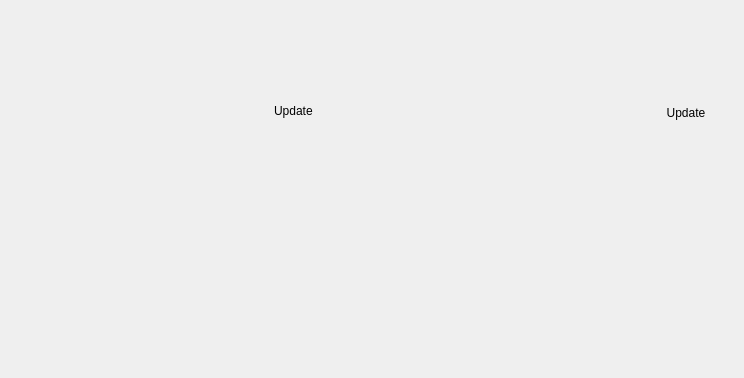
<?xml version="1.0" encoding="UTF-8"?>
<ui version="4.0">
 <class>aboutWidget</class>
 <widget class="QWidget" name="aboutWidget">
  <property name="geometry">
   <rect>
    <x>0</x>
    <y>0</y>
    <width>744</width>
    <height>360</height>
   </rect>
  </property>
  <property name="windowTitle">
   <string>Dialog</string>
  </property>
  <property name="styleSheet">
   <string notr="true"> QScrollBar:vertical {
     border: 1px solid #999999;
     background: white;
     width: 12px;
     margin: 5px 0 5px 2;
 }
 QScrollBar::handle:vertical {
     background: #777777;
     min-height: 12px;
 }
 QScrollBar::add-line:vertical {
     border: none;
     background: none;
     height: 0px;
     subcontrol-position: bottom;
     subcontrol-origin: margin;
 }

 QScrollBar::sub-line:vertical {
     border: none;
     background: none;
     height: 0px;
     subcontrol-position: top;
     subcontrol-origin: margin;
 }
 QScrollBar::up-arrow:vertical, QScrollBar::down-arrow:vertical {
     border: none;
     width: 0px;
     height: 0px;
     background: none;
 }

 QScrollBar::add-page:vertical, QScrollBar::sub-page:vertical {
     background: none;
 }</string>
  </property>
  <layout class="QVBoxLayout" name="verticalLayout">
   <property name="spacing">
    <number>0</number>
   </property>
   <property name="margin">
    <number>0</number>
   </property>
   <item>
    <widget class="QFrame" name="horizontalFrame">
     <property name="sizePolicy">
      <sizepolicy hsizetype="Minimum" vsizetype="MinimumExpanding">
       <horstretch>0</horstretch>
       <verstretch>0</verstretch>
      </sizepolicy>
     </property>
     <layout class="QGridLayout" name="gridLayout">
      <item row="2" column="2" rowspan="4">
       <widget class="QStackedWidget" name="stackedWidget">
        <property name="sizePolicy">
         <sizepolicy hsizetype="Preferred" vsizetype="MinimumExpanding">
          <horstretch>10</horstretch>
          <verstretch>10</verstretch>
         </sizepolicy>
        </property>
        <property name="lineWidth">
         <number>0</number>
        </property>
        <property name="currentIndex">
         <number>0</number>
        </property>
        <widget class="QWidget" name="blablaPage">
         <property name="sizePolicy">
          <sizepolicy hsizetype="Preferred" vsizetype="MinimumExpanding">
           <horstretch>0</horstretch>
           <verstretch>0</verstretch>
          </sizepolicy>
         </property>
         <layout class="QVBoxLayout" name="verticalLayout_2">
          <property name="margin">
           <number>0</number>
          </property>
          <item>
           <widget class="QWidget" name="update" native="true">
            <layout class="QHBoxLayout" name="updateLayout">
             <item>
              <widget class="QLabel" name="UpdateLabel">
               <property name="sizePolicy">
                <sizepolicy hsizetype="MinimumExpanding" vsizetype="Minimum">
                 <horstretch>0</horstretch>
                 <verstretch>0</verstretch>
                </sizepolicy>
               </property>
               <property name="styleSheet">
                <string notr="true">margin-bottom: 8px;margin-top: 4px;</string>
               </property>
               <property name="text">
                <string>Update</string>
               </property>
              </widget>
             </item>
             <item>
              <widget class="QPushButton" name="checkUpdates">
               <property name="sizePolicy">
                <sizepolicy hsizetype="Minimum" vsizetype="Minimum">
                 <horstretch>0</horstretch>
                 <verstretch>0</verstretch>
                </sizepolicy>
               </property>
               <property name="text">
                <string>Update</string>
               </property>
               <property name="flat">
                <bool>true</bool>
               </property>
              </widget>
             </item>
            </layout>
           </widget>
          </item>
          <item>
           <widget class="QLabel" name="MainBlabla">
            <property name="sizePolicy">
             <sizepolicy hsizetype="MinimumExpanding" vsizetype="MinimumExpanding">
              <horstretch>0</horstretch>
              <verstretch>0</verstretch>
             </sizepolicy>
            </property>
            <property name="styleSheet">
             <string notr="true">padding-right: 20px;</string>
            </property>
            <property name="alignment">
             <set>Qt::AlignLeading|Qt::AlignLeft|Qt::AlignTop</set>
            </property>
            <property name="wordWrap">
             <bool>true</bool>
            </property>
            <property name="openExternalLinks">
             <bool>true</bool>
            </property>
           </widget>
          </item>
         </layout>
        </widget>
        <widget class="QTextEdit" name="licensePage">
         <property name="font">
          <font>
           <family>Courier</family>
           <pointsize>9</pointsize>
          </font>
         </property>
         <property name="frameShadow">
          <enum>QFrame::Plain</enum>
         </property>
         <property name="textInteractionFlags">
          <set>Qt::TextSelectableByKeyboard|Qt::TextSelectableByMouse</set>
         </property>
        </widget>
        <widget class="QTextEdit" name="authorsPage">
         <property name="frameShadow">
          <enum>QFrame::Plain</enum>
         </property>
         <property name="textInteractionFlags">
          <set>Qt::NoTextInteraction</set>
         </property>
        </widget>
        <widget class="QTextEdit" name="creditPage">
         <property name="frameShadow">
          <enum>QFrame::Plain</enum>
         </property>
         <property name="textInteractionFlags">
          <set>Qt::LinksAccessibleByKeyboard|Qt::LinksAccessibleByMouse</set>
         </property>
        </widget>
       </widget>
      </item>
      <item row="0" column="0" rowspan="6">
       <widget class="QLabel" name="VLCcone">
        <property name="sizePolicy">
         <sizepolicy hsizetype="Minimum" vsizetype="Minimum">
          <horstretch>0</horstretch>
          <verstretch>0</verstretch>
         </sizepolicy>
        </property>
        <property name="minimumSize">
         <size>
          <width>247</width>
          <height>300</height>
         </size>
        </property>
        <property name="autoFillBackground">
         <bool>false</bool>
        </property>
        <property name="lineWidth">
         <number>0</number>
        </property>
        <property name="text">
         <string/>
        </property>
        <property name="textFormat">
         <enum>Qt::PlainText</enum>
        </property>
        <property name="pixmap">
         <pixmap>:/logo/vlc256.png</pixmap>
        </property>
        <property name="scaledContents">
         <bool>false</bool>
        </property>
        <property name="margin">
         <number>20</number>
        </property>
       </widget>
      </item>
      <item row="0" column="2">
       <widget class="QLabel" name="title">
        <property name="rdTitle" stdset="0">
         <bool>true</bool>
        </property>
        <property name="sizePolicy">
         <sizepolicy hsizetype="MinimumExpanding" vsizetype="Preferred">
          <horstretch>0</horstretch>
          <verstretch>0</verstretch>
         </sizepolicy>
        </property>
        <property name="minimumSize">
         <size>
          <width>0</width>
          <height>50</height>
         </size>
        </property>
        <property name="baseSize">
         <size>
          <width>0</width>
          <height>0</height>
         </size>
        </property>
        <property name="alignment">
         <set>Qt::AlignBottom|Qt::AlignLeading|Qt::AlignLeft</set>
        </property>
       </widget>
      </item>
      <item row="1" column="2">
       <widget class="QLabel" name="version">
        <property name="sizePolicy">
         <sizepolicy hsizetype="Minimum" vsizetype="Maximum">
          <horstretch>0</horstretch>
          <verstretch>0</verstretch>
         </sizepolicy>
        </property>
        <property name="cursor">
         <cursorShape>PointingHandCursor</cursorShape>
        </property>
        <property name="styleSheet">
         <string notr="true">font: 75 12pt &quot;Sans Serif&quot;;
margin-bottom: 6px;</string>
        </property>
        <property name="text">
         <string/>
        </property>
       </widget>
      </item>
     </layout>
    </widget>
   </item>
   <item>
    <widget class="QFrame" name="footer">
     <property name="sizePolicy">
      <sizepolicy hsizetype="Preferred" vsizetype="Minimum">
       <horstretch>0</horstretch>
       <verstretch>0</verstretch>
      </sizepolicy>
     </property>
     <property name="minimumSize">
      <size>
       <width>0</width>
       <height>60</height>
      </size>
     </property>
     <property name="rdFooter" stdset="0">
      <bool>true</bool>
     </property>
     <layout class="QHBoxLayout" name="horizontalLayout_2">
      <property name="margin">
       <number>0</number>
      </property>
      <item>
       <widget class="QLabel" name="authorsButton">
        <property name="rdLink" stdset="0">
         <bool>true</bool>
        </property>
        <property name="cursor">
         <cursorShape>PointingHandCursor</cursorShape>
        </property>
        <property name="styleSheet">
         <string notr="true">padding: 10px</string>
        </property>
        <property name="alignment">
         <set>Qt::AlignCenter</set>
        </property>
       </widget>
      </item>
      <item>
       <widget class="QLabel" name="licenseButton">
        <property name="rdLink" stdset="0">
         <bool>true</bool>
        </property>
        <property name="cursor">
         <cursorShape>PointingHandCursor</cursorShape>
        </property>
        <property name="styleSheet">
         <string notr="true">padding: 10px</string>
        </property>
        <property name="alignment">
         <set>Qt::AlignCenter</set>
        </property>
       </widget>
      </item>
      <item>
       <widget class="QLabel" name="creditsButton">
        <property name="rdLink" stdset="0">
         <bool>true</bool>
        </property>
        <property name="cursor">
         <cursorShape>PointingHandCursor</cursorShape>
        </property>
        <property name="styleSheet">
         <string notr="true">padding: 10px;</string>
        </property>
        <property name="alignment">
         <set>Qt::AlignCenter</set>
        </property>
       </widget>
      </item>
     </layout>
    </widget>
   </item>
  </layout>
 </widget>
 <resources/>
 <connections/>
</ui>
